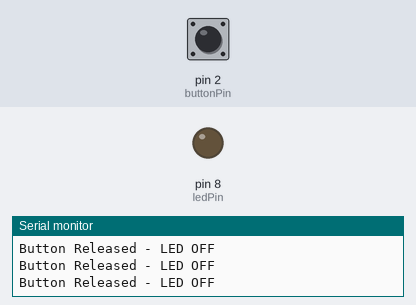
A sketch run on a simulated Arduino Uno, built with avr-gcc and run on an emulated ATmega328P. Shown: output pins drawn as LEDs (lit = HIGH), the last lines printed to the serial monitor. The test bench sets the inputs (shaded band); at power-on: pin 2 (buttonPin) HIGH.

Above: at 1.2 s.
1.3 s: pin 2 (buttonPin) pulled LOW for 0.25 s
At 1.5 s:
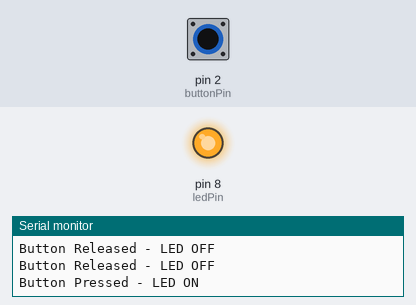
3.1 s: pin 2 (buttonPin) pulled LOW for 3.2 s
At 6.7 s:
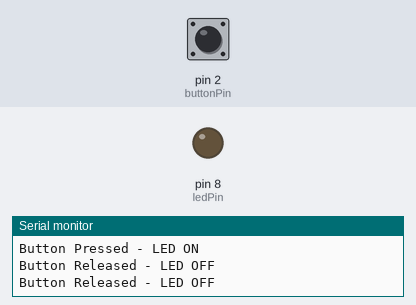
Timing chart, 0 to 8.2 s (numbered marks = the images above; inputs shaded):
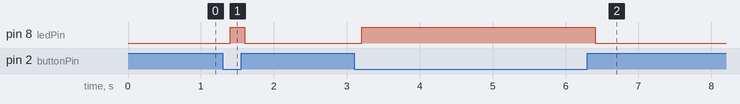

The sketch:

pushbutton_led.ino
```cpp
const int buttonPin = 2;
const int ledPin = 8;

void setup()
{
  pinMode(buttonPin, INPUT_PULLUP);
  pinMode(ledPin, OUTPUT);
  Serial.begin(9600);
}

void loop()
{
  bool buttonPressed = (digitalRead(buttonPin) == LOW);

  if (buttonPressed)
  {
    digitalWrite(ledPin, HIGH);
    Serial.println("Button Pressed - LED ON");
  }
  else
  {
    digitalWrite(ledPin, LOW);
    Serial.println("Button Released - LED OFF");
  }
  delay(200);
}
```

Measured:
- after the input at 1.3 s, pin 8 (ledPin): LOW → HIGH after 0.10 s, → LOW 0.20 s later
- after the input at 3.1 s, pin 8 (ledPin): LOW → HIGH after 0.10 s, → LOW 3.2 s later
